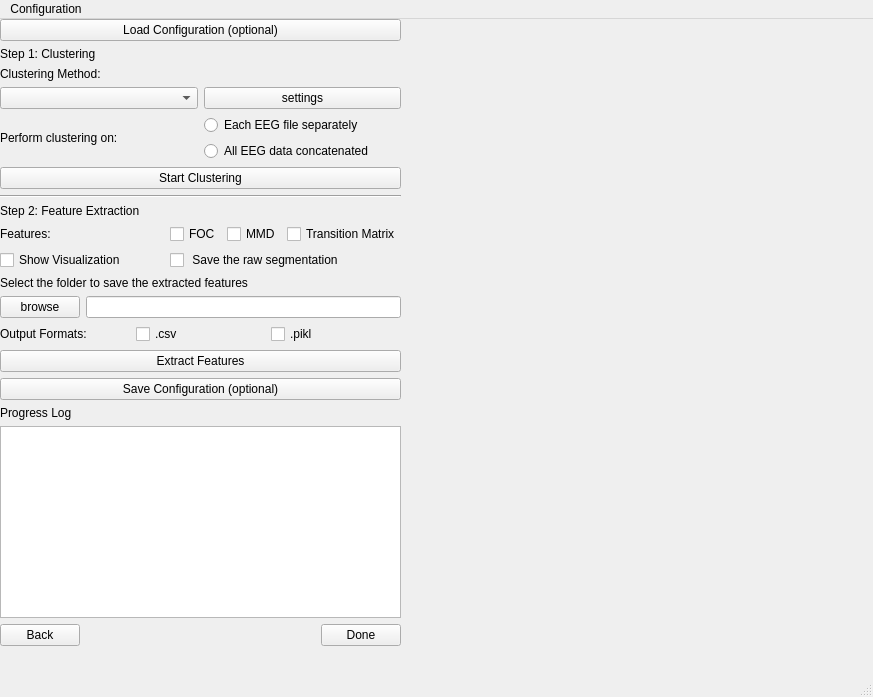
<?xml version="1.0" encoding="UTF-8"?>
<ui version="4.0">
 <class>MainWindow</class>
 <widget class="QMainWindow" name="MainWindow">
  <property name="geometry">
   <rect>
    <x>0</x>
    <y>0</y>
    <width>873</width>
    <height>697</height>
   </rect>
  </property>
  <property name="windowTitle">
   <string>MainWindow</string>
  </property>
  <widget class="QWidget" name="centralwidget">
   <widget class="QWidget" name="verticalLayoutWidget">
    <property name="geometry">
     <rect>
      <x>0</x>
      <y>0</y>
      <width>401</width>
      <height>672</height>
     </rect>
    </property>
    <layout class="QVBoxLayout" name="verticalLayout">
     <item>
      <widget class="QPushButton" name="pushButton_7">
       <property name="text">
        <string>Load Configuration (optional)</string>
       </property>
      </widget>
     </item>
     <item>
      <widget class="QLabel" name="label_7">
       <property name="text">
        <string>Step 1: Clustering</string>
       </property>
      </widget>
     </item>
     <item>
      <widget class="QLabel" name="label">
       <property name="text">
        <string>Clustering Method:</string>
       </property>
      </widget>
     </item>
     <item>
      <layout class="QHBoxLayout" name="horizontalLayout">
       <item>
        <widget class="QComboBox" name="comboBox"/>
       </item>
       <item>
        <widget class="QPushButton" name="clusteringSettings">
         <property name="text">
          <string>settings</string>
         </property>
        </widget>
       </item>
      </layout>
     </item>
     <item>
      <layout class="QHBoxLayout" name="horizontalLayout_2">
       <item>
        <widget class="QLabel" name="label_2">
         <property name="text">
          <string>Perform clustering on:</string>
         </property>
        </widget>
       </item>
       <item>
        <layout class="QVBoxLayout" name="verticalLayout_2">
         <item>
          <widget class="QRadioButton" name="radioButton_2">
           <property name="text">
            <string>Each EEG file separately</string>
           </property>
          </widget>
         </item>
         <item>
          <widget class="QRadioButton" name="radioButton">
           <property name="text">
            <string>All EEG data concatenated</string>
           </property>
          </widget>
         </item>
        </layout>
       </item>
      </layout>
     </item>
     <item>
      <widget class="QPushButton" name="pushButton_2">
       <property name="text">
        <string>Start Clustering</string>
       </property>
      </widget>
     </item>
     <item>
      <widget class="Line" name="line_2">
       <property name="orientation">
        <enum>Qt::Horizontal</enum>
       </property>
      </widget>
     </item>
     <item>
      <widget class="QLabel" name="label_8">
       <property name="text">
        <string>Step 2: Feature Extraction</string>
       </property>
      </widget>
     </item>
     <item>
      <layout class="QGridLayout" name="gridLayout">
       <item row="3" column="1">
        <layout class="QHBoxLayout" name="horizontalLayout_4"/>
       </item>
       <item row="0" column="0">
        <widget class="QLabel" name="label_3">
         <property name="text">
          <string>Features:</string>
         </property>
        </widget>
       </item>
       <item row="1" column="1">
        <widget class="QCheckBox" name="checkBox_4">
         <property name="text">
          <string> Save the raw segmentation</string>
         </property>
        </widget>
       </item>
       <item row="0" column="1">
        <layout class="QHBoxLayout" name="horizontalLayout_3">
         <item>
          <widget class="QCheckBox" name="checkBox_2">
           <property name="text">
            <string>FOC</string>
           </property>
          </widget>
         </item>
         <item>
          <widget class="QCheckBox" name="checkBox">
           <property name="text">
            <string>MMD</string>
           </property>
          </widget>
         </item>
         <item>
          <widget class="QCheckBox" name="checkBox_3">
           <property name="text">
            <string>Transition Matrix</string>
           </property>
          </widget>
         </item>
        </layout>
       </item>
       <item row="1" column="0">
        <widget class="QCheckBox" name="checkBox_7">
         <property name="text">
          <string>Show Visualization</string>
         </property>
        </widget>
       </item>
      </layout>
     </item>
     <item>
      <widget class="QLabel" name="label_5">
       <property name="text">
        <string>Select the folder to save the extracted features</string>
       </property>
      </widget>
     </item>
     <item>
      <layout class="QHBoxLayout" name="horizontalLayout_5">
       <item>
        <widget class="QPushButton" name="pushButton_3">
         <property name="text">
          <string>browse</string>
         </property>
        </widget>
       </item>
       <item>
        <widget class="QLineEdit" name="lineEdit"/>
       </item>
      </layout>
     </item>
     <item>
      <layout class="QHBoxLayout" name="horizontalLayout_7">
       <item>
        <widget class="QLabel" name="label_4">
         <property name="text">
          <string>Output Formats:</string>
         </property>
        </widget>
       </item>
       <item>
        <widget class="QCheckBox" name="checkBox_5">
         <property name="text">
          <string>.csv</string>
         </property>
        </widget>
       </item>
       <item>
        <widget class="QCheckBox" name="checkBox_6">
         <property name="text">
          <string>.pikl</string>
         </property>
        </widget>
       </item>
      </layout>
     </item>
     <item>
      <widget class="QPushButton" name="pushButton_4">
       <property name="text">
        <string>Extract Features</string>
       </property>
      </widget>
     </item>
     <item>
      <widget class="QPushButton" name="pushButton_6">
       <property name="text">
        <string>Save Configuration (optional)</string>
       </property>
      </widget>
     </item>
     <item>
      <widget class="QLabel" name="label_6">
       <property name="text">
        <string>Progress Log</string>
       </property>
      </widget>
     </item>
     <item>
      <widget class="QTextBrowser" name="textBrowser"/>
     </item>
     <item>
      <layout class="QHBoxLayout" name="horizontalLayout_6">
       <item>
        <widget class="QPushButton" name="pushButton_5">
         <property name="text">
          <string>Back</string>
         </property>
        </widget>
       </item>
       <item>
        <spacer name="horizontalSpacer">
         <property name="orientation">
          <enum>Qt::Horizontal</enum>
         </property>
         <property name="sizeHint" stdset="0">
          <size>
           <width>40</width>
           <height>20</height>
          </size>
         </property>
        </spacer>
       </item>
       <item>
        <widget class="QPushButton" name="pushButton">
         <property name="text">
          <string>Done</string>
         </property>
        </widget>
       </item>
      </layout>
     </item>
     <item>
      <spacer name="verticalSpacer">
       <property name="orientation">
        <enum>Qt::Vertical</enum>
       </property>
       <property name="sizeHint" stdset="0">
        <size>
         <width>20</width>
         <height>40</height>
        </size>
       </property>
      </spacer>
     </item>
    </layout>
   </widget>
  </widget>
  <widget class="QMenuBar" name="menubar">
   <property name="geometry">
    <rect>
     <x>0</x>
     <y>0</y>
     <width>873</width>
     <height>24</height>
    </rect>
   </property>
   <widget class="QMenu" name="menuConfiguration">
    <property name="title">
     <string>Configuration</string>
    </property>
    <addaction name="actionSave_Configuration"/>
    <addaction name="actionLoad_Configuration_File"/>
   </widget>
   <addaction name="menuConfiguration"/>
  </widget>
  <widget class="QStatusBar" name="statusbar"/>
  <action name="actionSave_Configuration">
   <property name="text">
    <string>Save Configuration File</string>
   </property>
  </action>
  <action name="actionLoad_Configuration_File">
   <property name="text">
    <string>Load Configuration File</string>
   </property>
  </action>
 </widget>
 <resources/>
 <connections/>
</ui>
